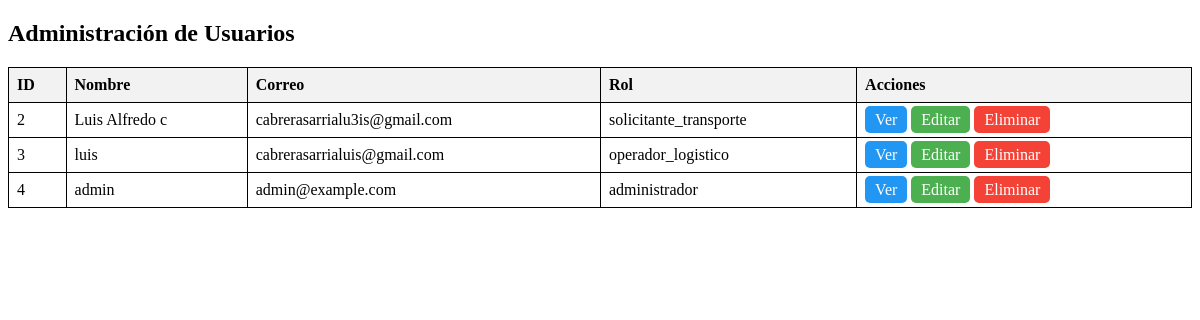
/admin_usuarios.php, run on an earlier commit of the app's database.
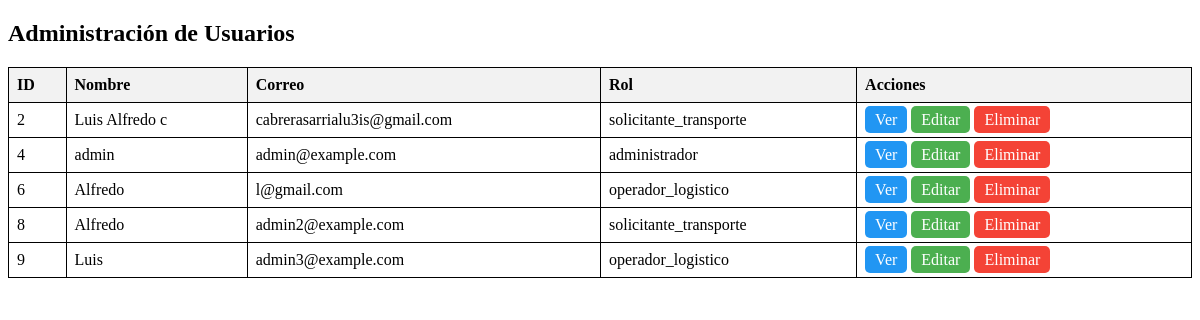
And on a later commit of the database.
### tables this page shows
CREATE TABLE `usuarios` (
  `id` int(11) NOT NULL,
  `nombre` varchar(50) NOT NULL,
  `apellidos` varchar(50) NOT NULL,
  `fecha_nacimiento` date NOT NULL,
  `tipo_documento` enum('cc','ce') NOT NULL,
  `numero_documento` varchar(20) NOT NULL,
  `correo` varchar(100) NOT NULL,
  `rol` enum('administrador','operador_logistico','solicitante_transporte') NOT NULL,
  `contrasena` varchar(255) NOT NULL,
  `telefono` varchar(20) DEFAULT NULL
);

### admin_usuarios.php (the view, shortened to what this page needs)
<?php
include 'conexion.php';
$sql = "SELECT * FROM usuarios";
$result = $conn->query($sql);
?>
<!DOCTYPE html>
<html lang="es">
<head>
</head>
<body>
    <h2>Administración de Usuarios</h2>
    <table>
        <tr>
            <th>ID</th>
            <th>Nombre</th>
            <th>Correo</th>
            <th>Rol</th>
            <th>Acciones</th>
        </tr>
        <?php
        if ($result->num_rows > 0) {
            while ($row = $result->fetch_assoc()) {
                $correo = isset($row['correo']) ? $row['correo'] : 'No definido';
                echo "<tr>
                        <td>{$row['id']}</td>
                        <td>{$row['nombre']}</td>
                        <td>{$correo}</td>
                        <td>{$row['rol']}</td>
                        <td>
                            <a href='ver_usuario.php?id={$row['id']}' class='view-btn'>Ver</a>
                            <a href='edit_usuario.php?id={$row['id']}' class='edit-btn'>Editar</a>
                            <a href='admin_usuarios.php?delete={$row['id']}' class='delete-btn'>Eliminar</a>
                        </td>
                    </tr>";
            }
        } else {
            echo "<tr><td colspan='5'>No se encontraron usuarios</td></tr>";
        }
        ?>
    </table>
</body>
</html>

What changed in the data, as far as the page shows it:
removed usuarios: id "3", nombre "luis", correo "cabrerasarrialuis@gmail.com", rol "operador_logistico"
added usuarios: id "6", nombre "Alfredo", correo "l@gmail.com", rol "operador_logistico"
added usuarios: id "8", nombre "Alfredo", correo "admin2@example.com", rol "solicitante_transporte"
added usuarios: id "9", nombre "Luis", correo "admin3@example.com", rol "operador_logistico"
